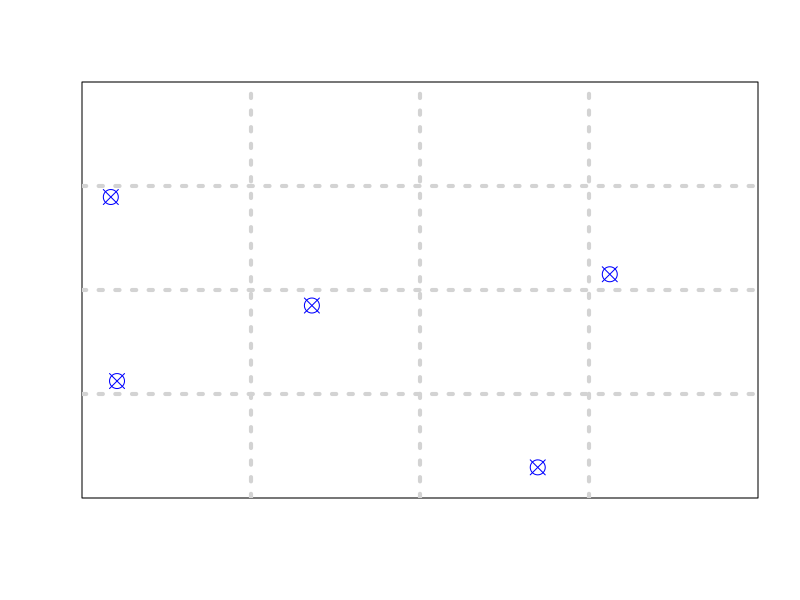
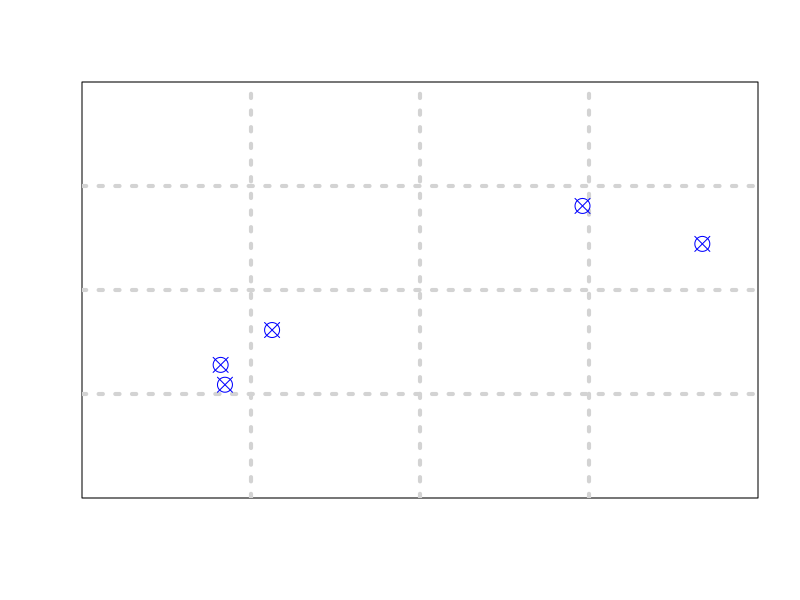
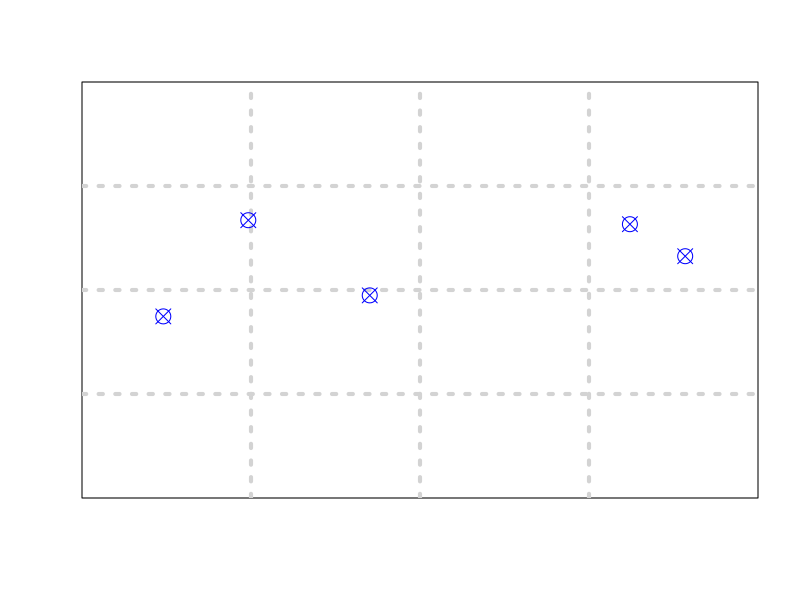
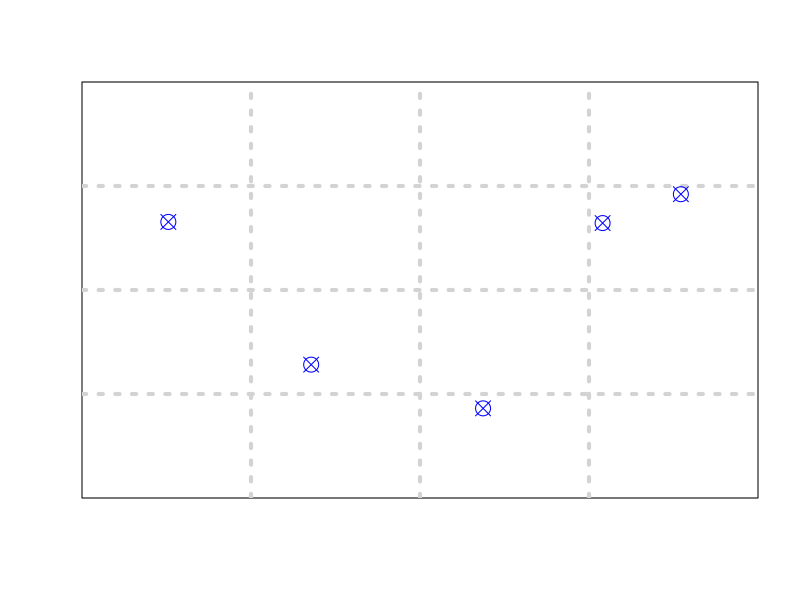
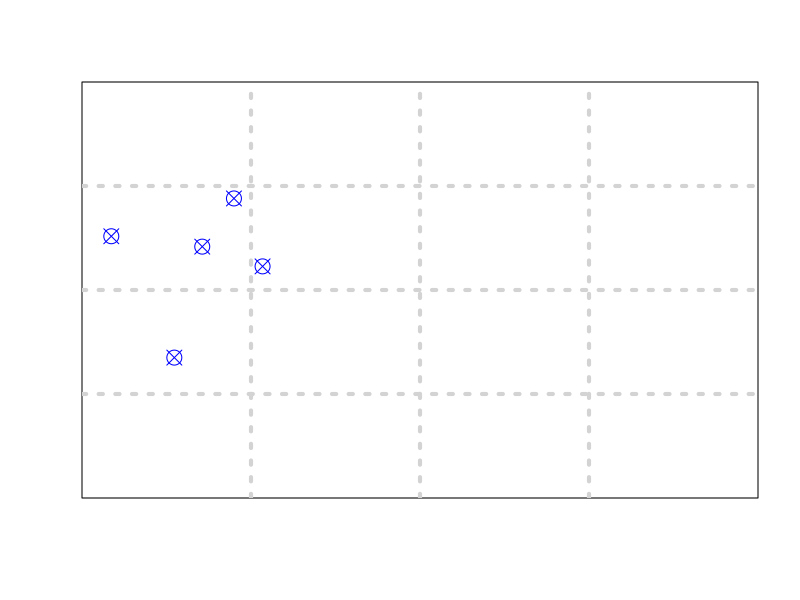
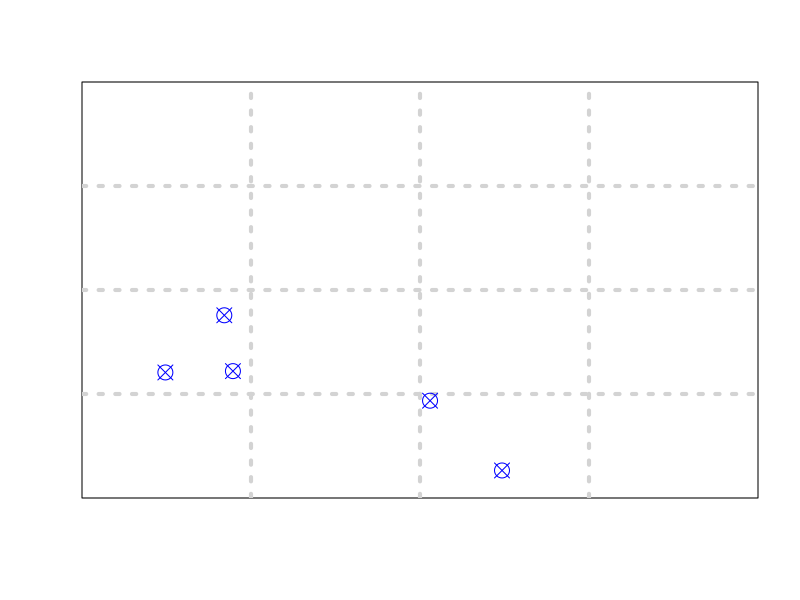
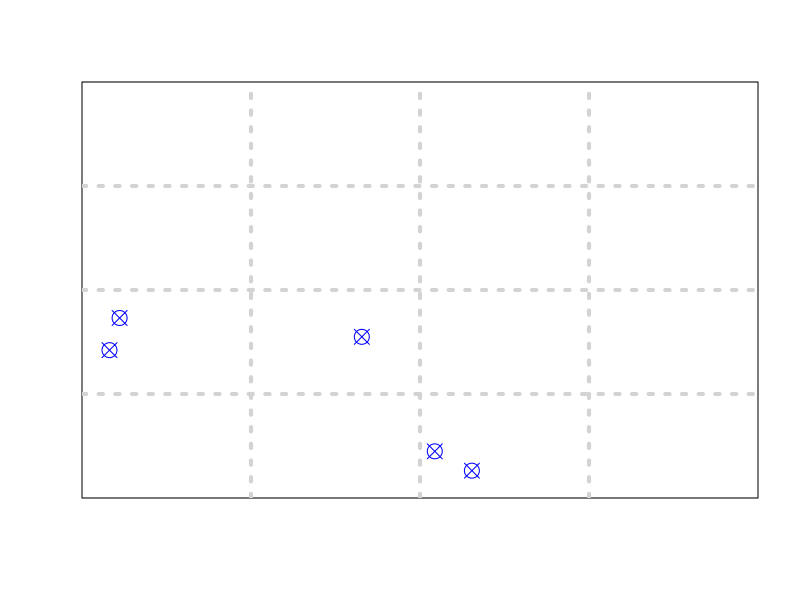
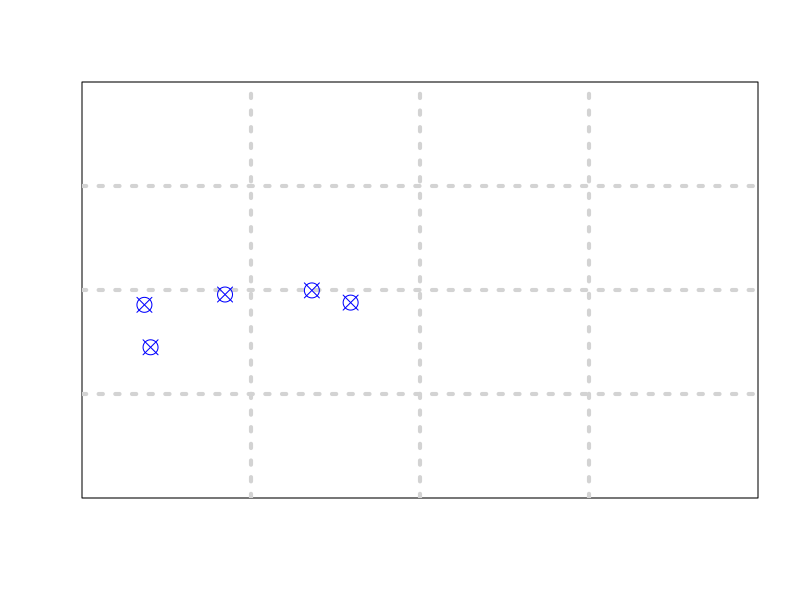

Write the R code that produced these figures, in order.
#Female movement model to test choice-copy behaviour


#Create a grid witn NxN cells to represent lek arena, each cell is a territory (value at each cell represents, no. of females at that cell)

N=4    # keeping it close to number of males in the videos
lek = matrix(0,nrow=N,ncol=N)

#Declare a vector representing each female's current territory, length of vector is M=total no. of females

M=5  #Number of females
stateM = vector(length=M)

#attraction factor (copying parameter)

#cp = 0.5  #introduce copying strength

T=100 # Number of time-steps for the simulation



for(t in 1:T){
lekP= matrix(runif(N*N),nrow=N,ncol=N)    #baseline uniform distribution, no preference for location or males
if(sum(lek)!=0){
  femP= lek/sum(lek)   #probability increment due to copying effect
}else{
  femP=1
}
comP=  (lekP*femP)/(lekP*femP+(1-lekP)*(1-femP))
comP=as.vector(comP)
##Now each female chooses a territory to move to from above probability distribution
#since assumption is that females come one by one we process it in a loop
for(m in 1:M){
  stateM[m]=sample(1:(N*N),size=1,prob=comP)
}
##subtraction from cells
if(t>1){
  lek[as.integer(names(freq_p))]=lek[as.integer(names(freq_p))]+freq_p  
}
freq_c=table(stateM)  #frequency for current step
lek[as.integer(names(freq_c))]=lek[as.integer(names(freq_c))]+freq_c  #addition to cells
freq_p = freq_c  # frequency for last state  


#DISPLAY A GRID
plot(0,0,xlim=c(1,N+1),ylim=c(1,N+1),xaxt="n",xlab="",yaxt="n",ylab="")
grid(nx=N,ny=N, lwd = 4) # grid only in y-direction
#Plot female movement
ny=as.integer(stateM/N)+1
nx=stateM%%N
nx[which(nx==0)]=4
points(nx-runif(M)+1,ny-runif(M)+1,pch=13,col="blue",cex=2)
Sys.sleep(0.5) 

}




